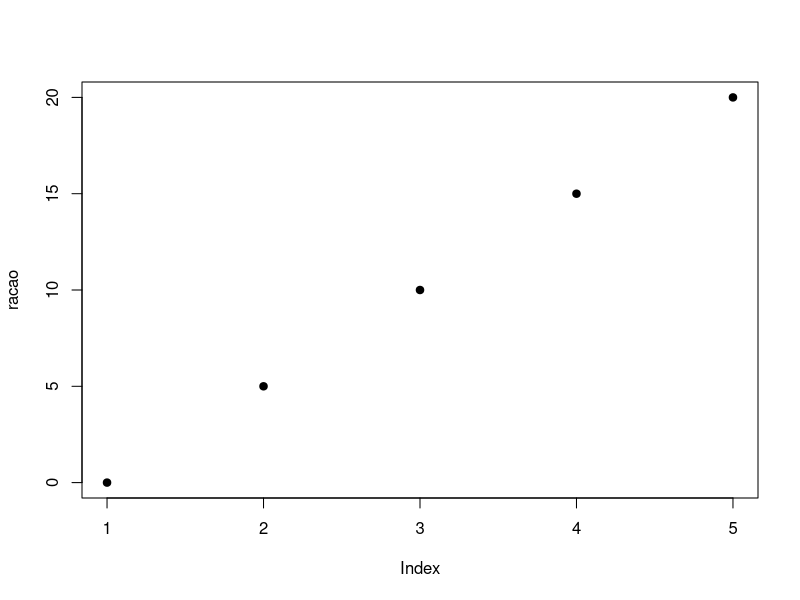
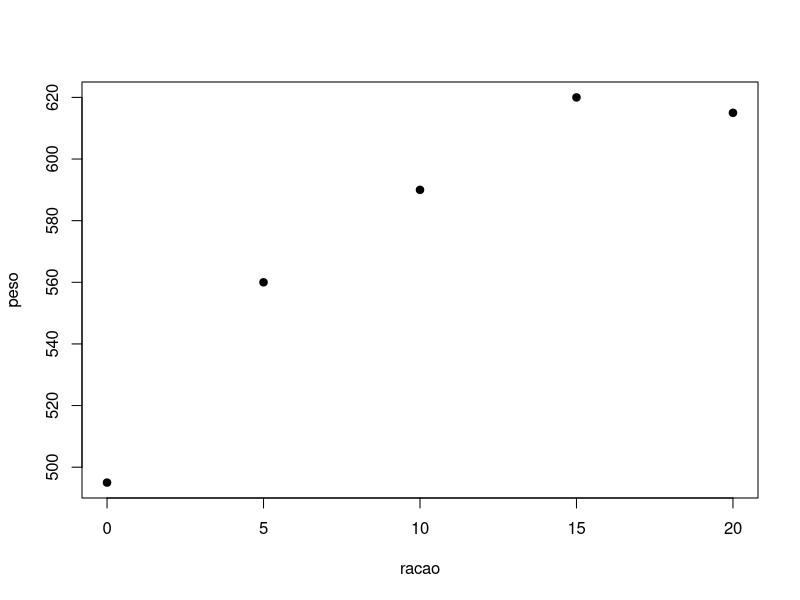
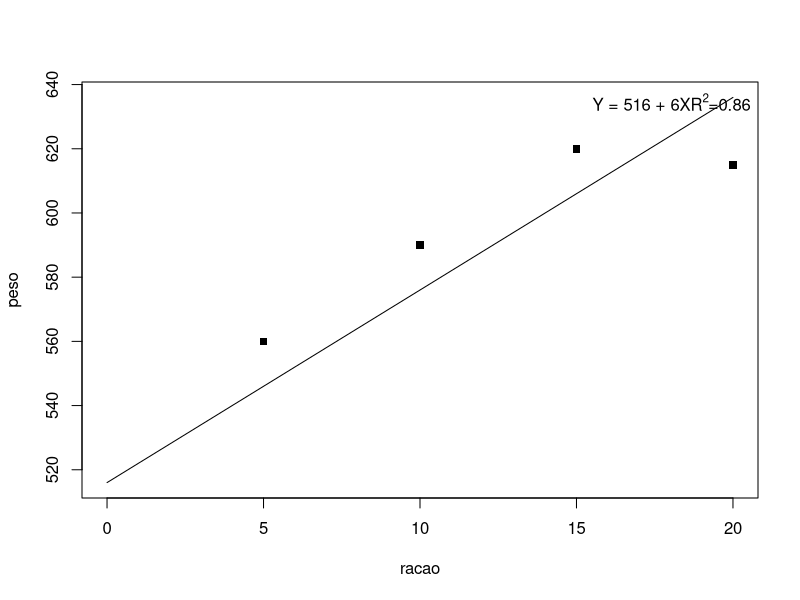
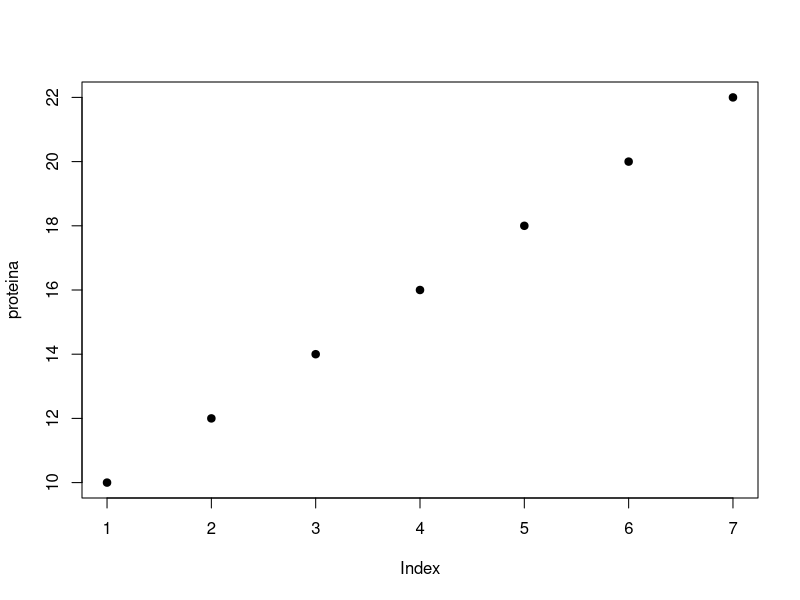
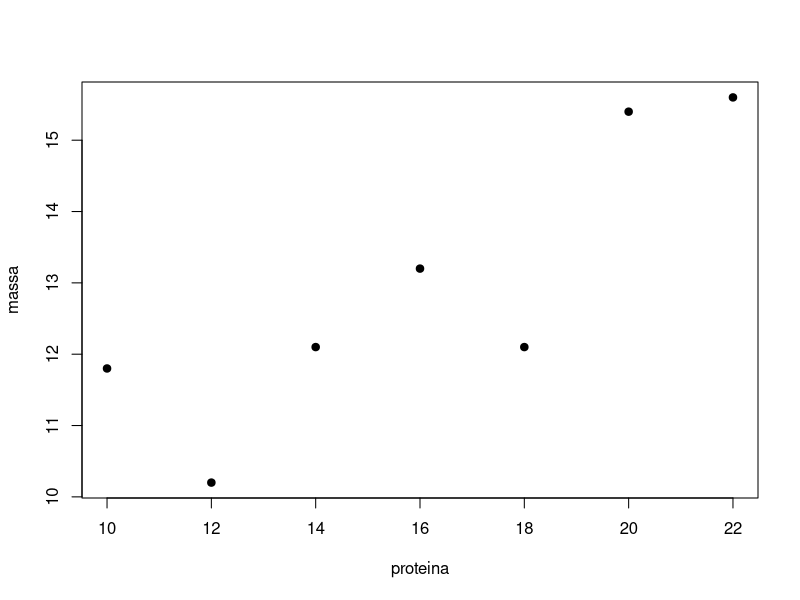
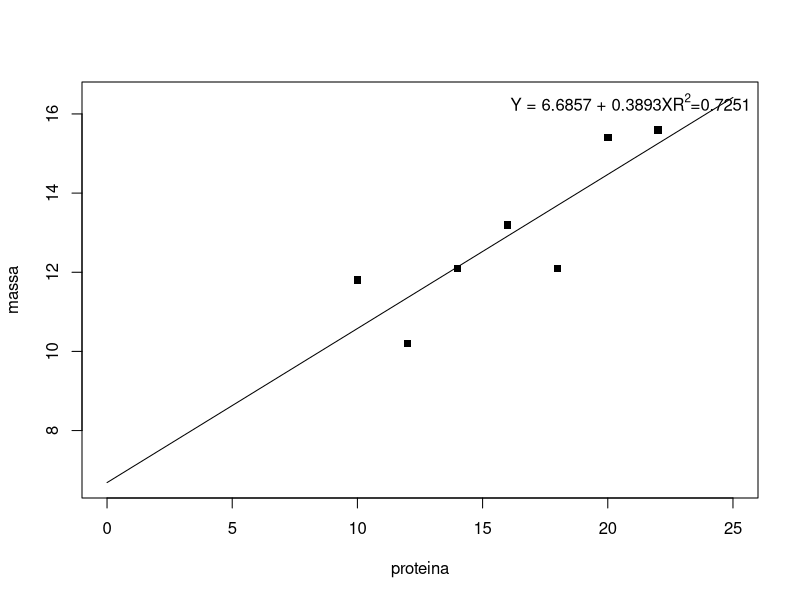

R code for these plots, in order:
#Lista 7 - Correlacao e Regressao da disciplina EAB052 - Bioestatistica

#2) Foi feito um estudo sobre o peso final (Y) de peixes tratados com doses extrasde racao (X)

#2b) Faca um diagrama de dispersao para os dados.
peso<-c(495,560,590,620,615)
racao<-c(0,5,10,15,20)
plot(racao,pch=19)
plot(racao,peso,pch=19)

#2c) Estime o coeficiente de correlacao linear de Pearson (ρ) e interprete-o.
cor.test(peso,racao)

#2d) Estime a equacao de regressao que melhor se ajusta aos dados.
reta<-lm(peso~racao)
summary(reta)

coef<-summary(reta)$coefficients[,1]
anova(reta)
range(racao)

#2e) Plote a equacao estimada no grafico de dispersao.
x<-0:20
y<-coef[1] + coef[2]*x
plot(x,y,'l',xlab='racao',ylab='peso')
points(racao,peso,pch=15)
legend("topright", bty='n', legend = expression(paste('Y = 516 + 6X', R^2,'=0.86')))

#3) Procurou-se realizar um estudo com o objetivo de saber o efeito na producao 
# de massa muscular de um grupo de pessoas alimentadas com diferentes teores de
# proteina. Foram obtidos os seguintes dados:

#3b) Faca um diagrama de dispersao para os dados.
proteina<-c(10,12,14,16,18,20,22)
massa<-c(11.8,10.2,12.1,13.2,12.1,15.4,15.6)
plot(proteina,pch=19)
plot(proteina,massa, pch=19)

#3c) Estime o coeficiente de correlacao linear de Pearson (ρ) e interprete-o.
cor.test(proteina,massa)

#3d) Estime a equacao de regressao que melhor se ajusta aos dados.
reta<-lm(massa~proteina)
summary(reta)

coef<-summary(reta)$coefficients[,1]
anova(reta)
range(proteina)

#3e) Plote a equacao estimada no grafico de dispersao.
x<-0:25
y<-coef[1] + coef[2]*x
plot(x,y,'l',xlab='proteina',ylab='massa')
points(proteina,massa,pch=15)
legend("topright", bty='n', legend = expression(paste('Y = 6.6857 + 0.3893X', R^2,'=0.7251')))